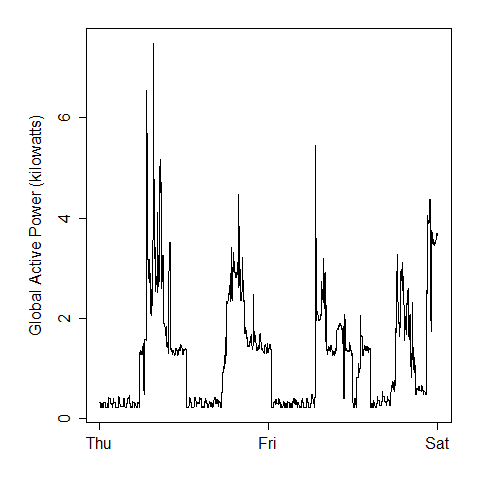

Source code (R):
par(mar=c(4,6,2,2))
plot(data[,10], data[,3], "l", ylab="Global Active Power (kilowatts)", xlab="")
dev.copy(png, "plot2.png")
dev.off()
